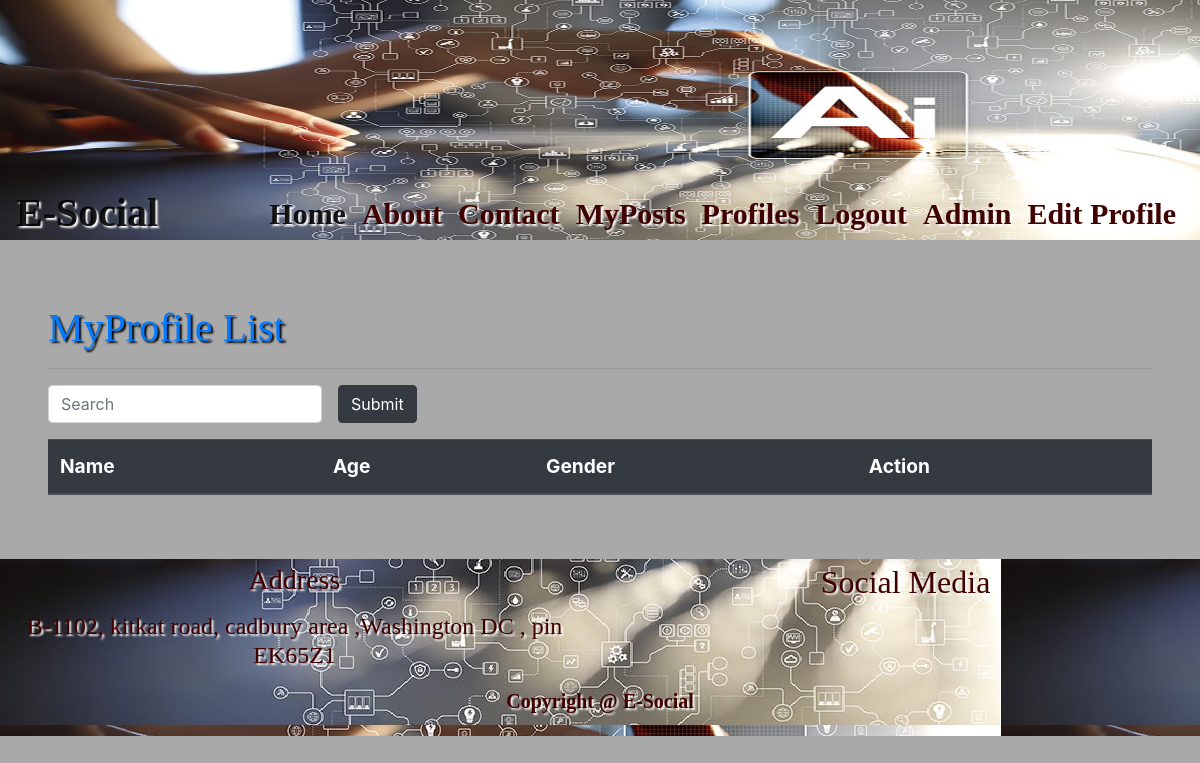
The page /social/myprofile/ (signed in) on the database as committed earlier.
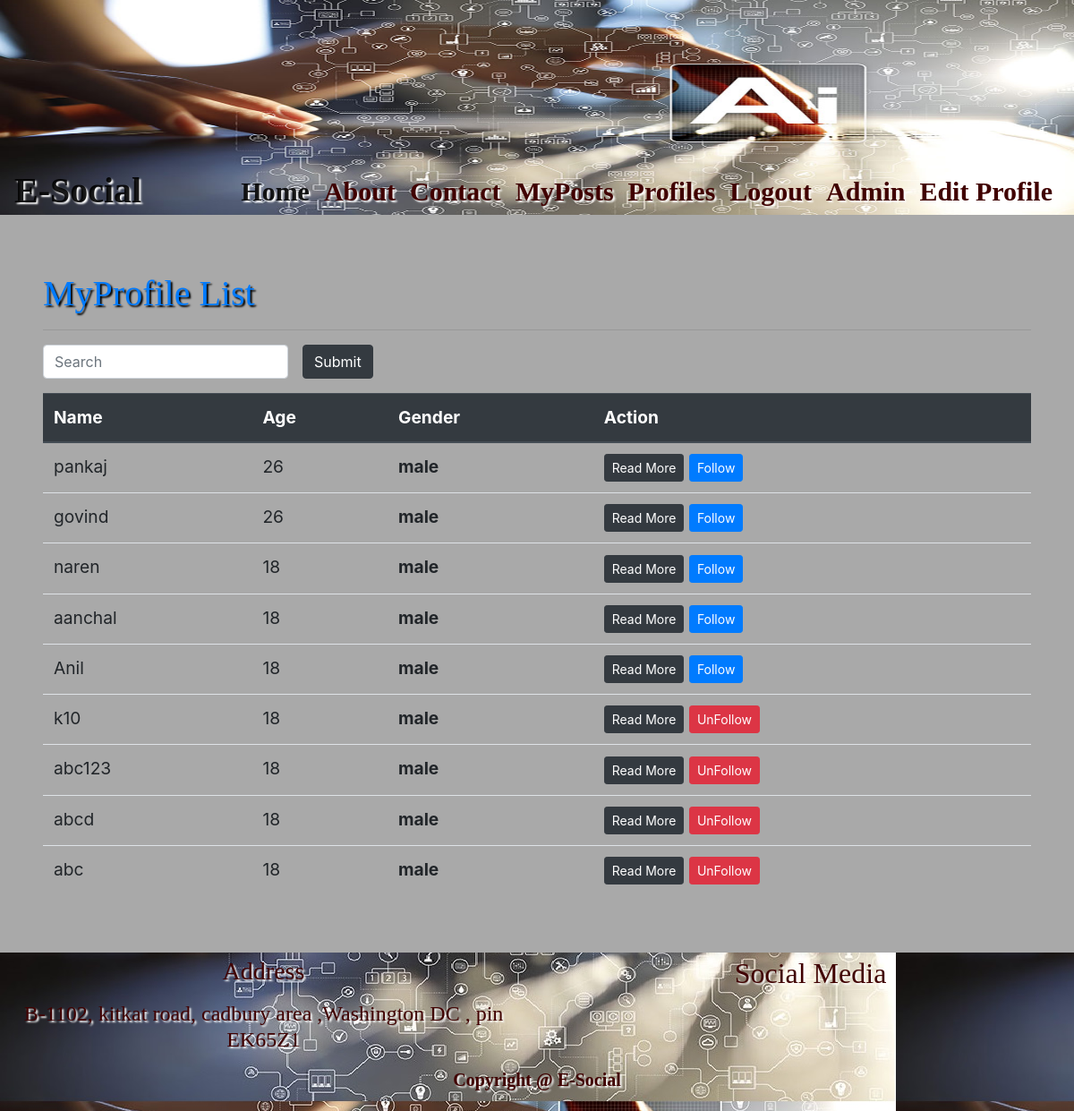
The same page on the database as committed later.
### social/models.py (models this page shows, shortened)
class MyProfile(models.Model):
    name = models.CharField(max_length=100)
    user = models.OneToOneField(to=User, on_delete=CASCADE)
    age = models.IntegerField(default=18, validators=[MinValueValidator(18)])
    address = models.TextField(null=True, blank=True)
    status = models.CharField(max_length=20, default="single", choices=(
        ("single", "single"), ("married", "married"), ("widow", "widow"), ("seprated", "seprated"),
        ("commited", "commited")))
    gender = models.CharField(max_length=20, default="male", choices=(("male", "male"), ("female", "female")))
    phone_no = models.CharField(validators=[RegexValidator("^0?[5-9]{1}\d{9}$")], max_length=15, null=True, blank=True)
    description = models.TextField(null=True, blank=True)
    pic = models.ImageField(upload_to="images", null=True, blank=True)

### social/views.py (the view)
# urls.py: path('myprofile/', MyProfileListView.as_view()),
@method_decorator(login_required, name="dispatch")
class MyProfileListView(ListView):
    model = MyProfile
    def get_queryset(self):
        si = self.request.GET.get("si")
        if si == None:
            si = ""
        profList = MyProfile.objects.filter(
            Q(name__icontains=si) | Q(address__icontains=si) | Q(gender__icontains=si) | Q(
                status__icontains=si)).order_by('-id')
        for p1 in profList:
            p1.followed = False
            ob = FollowUser.objects.filter(profile=p1, followed_by=self.request.user.myprofile)
            if ob:
                p1.followed = True
        return profList

### social/templates/social/myprofile_list.html (shortened to what this page needs)
{% extends "base.html"%}
{% block content %}
<div class="p-5">
    <h1 class="myhead2"><a href="/social/mypost/">MyProfile List</a></h1>
    <hr>
<form class="form-inline">
    <input class="form-control mr-3" placeholder="Search" value="{{request.GET.si}}" type="text" name="si">
    <input class="btn btn-dark" type="submit">
</form>
    <table class="table my-3">
    <thead class="thead-dark">
        <tr>
            <th>Name</th>
            <th>Age</th>
            <th>Gender</th>
            <th>Action</th>
        </tr>
    </thead>
  {% for n1 in myprofile_list %}
        <tr>
            <td>{{n1.name}}</td>
            <td>{{n1.age}}</td>
            <th>{{n1.gender}}</th>
            <td><a class="btn btn-dark btn-sm" href="/social/myprofile/{{n1.id}}">Read More</a>
                {% if n1.followed %}
                <a class="btn btn-danger btn-sm" href="/social/myprofile/unfollow/{{n1.id}}">UnFollow</a>
                {% else %}
            <a class="btn btn-primary btn-sm" href="/social/myprofile/follow/{{n1.id}}">Follow</a>
                {% endif %}
            </td>
        </tr>
{% endfor %}
</table>
</div>
{% endblock %}

### social/templates/base.html (shortened to what this page needs)
<!DOCTYPE html>
<html lang="en">
<head>
    <link href="/static/vender/bs/css/bootstrap.min.css" rel="stylesheet"/>
    {% load static %}
    <link href="{% static 'style.css' %}" rel="stylesheet"/>
    <link href="/static/vender/fa/css/font-awesome.min.css" rel="stylesheet"/>
</head>
<body>
<header id="myheader1">
    <img class="w-100 h-100" src="/static/images/base.jpg"/>
    <div id="headfix">
        <nav class="navbar navbar-expand-md navbar-light transparent">
    <a class="navbar-brand" href="/social/home/">E-Social</a>
    <div class="collapse navbar-collapse" id="collapsibleNavId">
        <ul class="navbar-nav ml-auto mt-2 mt-lg-0">
            <li class="nav-item active">
                <a class="nav-link" href="/social/home/">Home <span class="sr-only">(current)</span></a>
            </li>
            <li class="nav-item">
                <a class="nav-link" href="/social/about/">About</a>
            </li>
            <li class="nav-item">
                <a class="nav-link" href="/social/contact/">Contact</a>
            </li>
            {% if user.is_authenticated %}
            <li class="nav-item">
                <a class="nav-link" href="/social/mypost/">MyPosts</a>
            </li>
            <li class="nav-item">
                <a class="nav-link" href="/social/myprofile/">Profiles</a>
            </li>
            <li class="nav-item">
                <a class="nav-link" href="/accounts/logout">Logout</a>
            </li>
            {% else %}
            <li class="nav-item">
                <a class="nav-link" href="/accounts/login">Login</a>
            </li>
            {% endif %}
            {% if user.is_superuser %}
            <li class="nav-item">
                <a class="nav-link" href="/admin/">Admin</a>
            </li>
            {% endif %}
            {% if user.is_authenticated %}
            <li class="nav-item">
                <a class="nav-link" href="/social/myprofile/edit/{{user.myprofile.id}}">Edit Profile</a>
            </li>
           {% endif %}
        </ul>
    </div>
</nav>
    </div>
</header>
{% block content %}
 {%endblock%}
<footer class="myfooter text-center p-1">
    <div class="row">
        <div class="col-sm-6">
            <h3>Address</h3>
            <p><h4>B-1102, kitkat road, cadbury area ,Washington DC , pin EK65Z1</h4></p>
        </div>
        <div class="col-sm-6">
            <h2>Social Media</h2>
        </div>
    </div>
    <p>Copyright @ E-Social</p>
</footer>
</body>
</html>

### social/static/style.css (style rules this page uses)
body { backgroung-color: #feecde; font-size:1.2em; background-image: url("/static/images/dark-grey.jpg"); }
#myheader1 { height: 240px; }
#headfix { position: absolute; top: 170px; width:100%; z-index:10; }
.navbar-brand { font-size:40px; color: #400000; text-shadow:2px 2px 2px white; font-family: cursive; font-weight: bolder; }
.navbar { font-size:30px; color: #400000; text-shadow:2px 2px 2px white; font-family: cursive; font-weight: bolder; }
.navbar-light .navbar-nav .nav-link { color: #400000; }
.myfooter { font-size:20px; color: #400000; text-shadow:2px 2px 2px white; font-family: cursive; font-weight: bolder; background-image: url("/static/images/footer.jpg"); }
.myhead2 { color: #400000; text-shadow:2px 2px 2px black; font-family: cursive; }

Rows that differ between the two databases and show on the page:
added MyProfile: name "pankaj", age "26", gender "male"
added MyProfile: name "govind", age "26", gender "male"
added MyProfile: name "naren", age "18", gender "male"
added MyProfile: name "aanchal", age "18", gender "male"
added MyProfile: name "Anil", age "18", gender "male"
added MyProfile: name "k10", age "18", gender "male"
added MyProfile: name "abc123", age "18", gender "male"
added MyProfile: name "abcd", age "18", gender "male"
added MyProfile: name "abc", age "18", gender "male"
